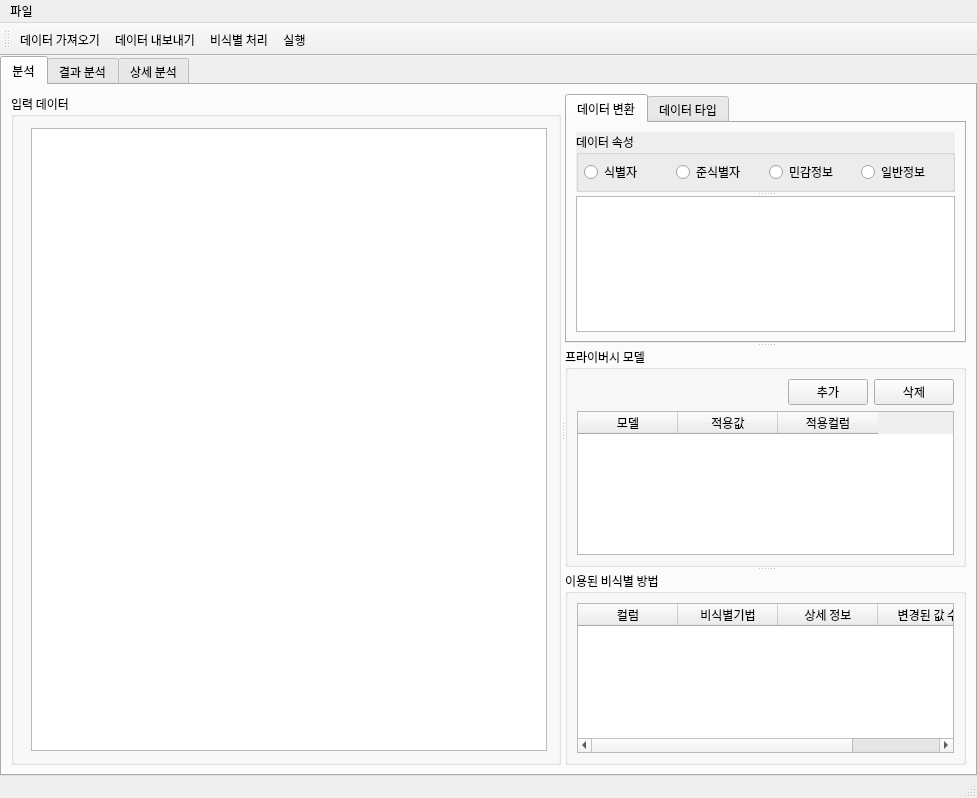
<?xml version="1.0" encoding="UTF-8"?>
<ui version="4.0">
 <class>mainwindow</class>
 <widget class="QMainWindow" name="mainwindow">
  <property name="enabled">
   <bool>true</bool>
  </property>
  <property name="geometry">
   <rect>
    <x>0</x>
    <y>0</y>
    <width>977</width>
    <height>798</height>
   </rect>
  </property>
  <property name="sizePolicy">
   <sizepolicy hsizetype="Preferred" vsizetype="Preferred">
    <horstretch>0</horstretch>
    <verstretch>0</verstretch>
   </sizepolicy>
  </property>
  <property name="windowTitle">
   <string>NonIdetifier_D&amp;D</string>
  </property>
  <property name="windowIcon">
   <iconset>
    <normaloff>../../../../../Documents/brotherinvest/이미지/kshield.jpg</normaloff>
    <normalon>../../../../../Documents/brotherinvest/이미지/kshield.jpg</normalon>../../../../../Documents/brotherinvest/이미지/kshield.jpg</iconset>
  </property>
  <widget class="QWidget" name="centralwidget">
   <property name="sizePolicy">
    <sizepolicy hsizetype="Preferred" vsizetype="Preferred">
     <horstretch>0</horstretch>
     <verstretch>0</verstretch>
    </sizepolicy>
   </property>
   <layout class="QGridLayout" name="gridLayout_13">
    <property name="leftMargin">
     <number>0</number>
    </property>
    <property name="topMargin">
     <number>0</number>
    </property>
    <property name="rightMargin">
     <number>0</number>
    </property>
    <property name="bottomMargin">
     <number>0</number>
    </property>
    <item row="0" column="0">
     <widget class="QTabWidget" name="tabWidget">
      <property name="sizePolicy">
       <sizepolicy hsizetype="Preferred" vsizetype="Preferred">
        <horstretch>0</horstretch>
        <verstretch>0</verstretch>
       </sizepolicy>
      </property>
      <property name="font">
       <font>
        <family>맑은 고딕</family>
       </font>
      </property>
      <property name="currentIndex">
       <number>0</number>
      </property>
      <widget class="QWidget" name="AnalysisTab">
       <property name="sizePolicy">
        <sizepolicy hsizetype="Preferred" vsizetype="Preferred">
         <horstretch>0</horstretch>
         <verstretch>0</verstretch>
        </sizepolicy>
       </property>
       <attribute name="title">
        <string>분석</string>
       </attribute>
       <layout class="QGridLayout" name="gridLayout_11">
        <item row="0" column="0">
         <widget class="QSplitter" name="splitter_2">
          <property name="orientation">
           <enum>Qt::Horizontal</enum>
          </property>
          <widget class="QGroupBox" name="INPUTbox">
           <property name="sizePolicy">
            <sizepolicy hsizetype="Preferred" vsizetype="Preferred">
             <horstretch>0</horstretch>
             <verstretch>0</verstretch>
            </sizepolicy>
           </property>
           <property name="title">
            <string>입력 데이터</string>
           </property>
           <layout class="QGridLayout" name="gridLayout_2">
            <property name="leftMargin">
             <number>17</number>
            </property>
            <property name="topMargin">
             <number>11</number>
            </property>
            <property name="rightMargin">
             <number>11</number>
            </property>
            <property name="bottomMargin">
             <number>11</number>
            </property>
            <item row="0" column="0">
             <widget class="QTableView" name="INPUTtable"/>
            </item>
           </layout>
          </widget>
          <widget class="QSplitter" name="splitter_3">
           <property name="sizePolicy">
            <sizepolicy hsizetype="Preferred" vsizetype="Expanding">
             <horstretch>0</horstretch>
             <verstretch>0</verstretch>
            </sizepolicy>
           </property>
           <property name="orientation">
            <enum>Qt::Vertical</enum>
           </property>
           <widget class="QTabWidget" name="DATAtab">
            <property name="sizePolicy">
             <sizepolicy hsizetype="Preferred" vsizetype="Preferred">
              <horstretch>0</horstretch>
              <verstretch>0</verstretch>
             </sizepolicy>
            </property>
            <property name="maximumSize">
             <size>
              <width>401</width>
              <height>16777215</height>
             </size>
            </property>
            <property name="font">
             <font>
              <family>맑은 고딕</family>
             </font>
            </property>
            <property name="currentIndex">
             <number>0</number>
            </property>
            <widget class="QWidget" name="DTtab">
             <property name="sizePolicy">
              <sizepolicy hsizetype="Preferred" vsizetype="Preferred">
               <horstretch>0</horstretch>
               <verstretch>0</verstretch>
              </sizepolicy>
             </property>
             <attribute name="title">
              <string>데이터 변환</string>
             </attribute>
             <layout class="QGridLayout" name="gridLayout_10">
              <item row="0" column="0">
               <widget class="QSplitter" name="splitter">
                <property name="orientation">
                 <enum>Qt::Vertical</enum>
                </property>
                <widget class="QGroupBox" name="TYPE4">
                 <property name="sizePolicy">
                  <sizepolicy hsizetype="Preferred" vsizetype="Preferred">
                   <horstretch>0</horstretch>
                   <verstretch>0</verstretch>
                  </sizepolicy>
                 </property>
                 <property name="layoutDirection">
                  <enum>Qt::LeftToRight</enum>
                 </property>
                 <property name="autoFillBackground">
                  <bool>true</bool>
                 </property>
                 <property name="title">
                  <string>데이터 속성</string>
                 </property>
                 <layout class="QGridLayout" name="gridLayout_3">
                  <property name="leftMargin">
                   <number>5</number>
                  </property>
                  <property name="topMargin">
                   <number>5</number>
                  </property>
                  <property name="rightMargin">
                   <number>5</number>
                  </property>
                  <property name="bottomMargin">
                   <number>5</number>
                  </property>
                  <item row="0" column="0">
                   <widget class="QRadioButton" name="ID">
                    <property name="text">
                     <string>식별자</string>
                    </property>
                   </widget>
                  </item>
                  <item row="0" column="1">
                   <widget class="QRadioButton" name="QD">
                    <property name="text">
                     <string>준식별자</string>
                    </property>
                   </widget>
                  </item>
                  <item row="0" column="3">
                   <widget class="QRadioButton" name="GI">
                    <property name="text">
                     <string>일반정보</string>
                    </property>
                   </widget>
                  </item>
                  <item row="0" column="2">
                   <widget class="QRadioButton" name="SA">
                    <property name="text">
                     <string>민감정보</string>
                    </property>
                   </widget>
                  </item>
                 </layout>
                </widget>
                <widget class="QListWidget" name="typeListWidget">
                 <property name="enabled">
                  <bool>true</bool>
                 </property>
                 <property name="font">
                  <font>
                   <underline>true</underline>
                  </font>
                 </property>
                 <property name="editTriggers">
                  <set>QAbstractItemView::NoEditTriggers</set>
                 </property>
                 <property name="selectionMode">
                  <enum>QAbstractItemView::SingleSelection</enum>
                 </property>
                 <property name="currentRow">
                  <number>-1</number>
                 </property>
                </widget>
               </widget>
              </item>
             </layout>
            </widget>
            <widget class="QWidget" name="TYPEtab">
             <property name="sizePolicy">
              <sizepolicy hsizetype="Preferred" vsizetype="Preferred">
               <horstretch>0</horstretch>
               <verstretch>0</verstretch>
              </sizepolicy>
             </property>
             <attribute name="title">
              <string>데이터 타입</string>
             </attribute>
             <layout class="QGridLayout" name="gridLayout_4">
              <item row="0" column="0">
               <widget class="QTableWidget" name="typeTable">
                <property name="sizePolicy">
                 <sizepolicy hsizetype="Preferred" vsizetype="Preferred">
                  <horstretch>0</horstretch>
                  <verstretch>0</verstretch>
                 </sizepolicy>
                </property>
                <property name="rowCount">
                 <number>10</number>
                </property>
                <row/>
                <row/>
                <row/>
                <row/>
                <row/>
                <row/>
                <row/>
                <row/>
                <row/>
                <row/>
                <column>
                 <property name="text">
                  <string>컬럼</string>
                 </property>
                </column>
                <column>
                 <property name="text">
                  <string>포맷</string>
                 </property>
                </column>
                <column>
                 <property name="text">
                  <string>속성</string>
                 </property>
                </column>
               </widget>
              </item>
             </layout>
            </widget>
           </widget>
           <widget class="QGroupBox" name="PMbox">
            <property name="sizePolicy">
             <sizepolicy hsizetype="Preferred" vsizetype="Preferred">
              <horstretch>0</horstretch>
              <verstretch>0</verstretch>
             </sizepolicy>
            </property>
            <property name="font">
             <font>
              <family>맑은 고딕</family>
             </font>
            </property>
            <property name="title">
             <string>프라이버시 모델</string>
            </property>
            <layout class="QGridLayout" name="gridLayout_6">
             <item row="0" column="0">
              <layout class="QHBoxLayout" name="horizontalLayout">
               <item>
                <spacer name="horizontalSpacer">
                 <property name="orientation">
                  <enum>Qt::Horizontal</enum>
                 </property>
                 <property name="sizeHint" stdset="0">
                  <size>
                   <width>40</width>
                   <height>20</height>
                  </size>
                 </property>
                </spacer>
               </item>
               <item>
                <widget class="QPushButton" name="privacyAdd">
                 <property name="sizePolicy">
                  <sizepolicy hsizetype="Preferred" vsizetype="Fixed">
                   <horstretch>0</horstretch>
                   <verstretch>0</verstretch>
                  </sizepolicy>
                 </property>
                 <property name="font">
                  <font>
                   <family>맑은 고딕</family>
                   <pointsize>9</pointsize>
                  </font>
                 </property>
                 <property name="text">
                  <string>추가</string>
                 </property>
                </widget>
               </item>
               <item>
                <widget class="QPushButton" name="privacyDelete">
                 <property name="sizePolicy">
                  <sizepolicy hsizetype="Preferred" vsizetype="Fixed">
                   <horstretch>0</horstretch>
                   <verstretch>0</verstretch>
                  </sizepolicy>
                 </property>
                 <property name="font">
                  <font>
                   <family>맑은 고딕</family>
                   <pointsize>9</pointsize>
                  </font>
                 </property>
                 <property name="text">
                  <string>삭제</string>
                 </property>
                </widget>
               </item>
              </layout>
             </item>
             <item row="1" column="0">
              <widget class="QTableWidget" name="privacyTable">
               <property name="sizePolicy">
                <sizepolicy hsizetype="Preferred" vsizetype="Preferred">
                 <horstretch>0</horstretch>
                 <verstretch>0</verstretch>
                </sizepolicy>
               </property>
               <property name="sizeAdjustPolicy">
                <enum>QAbstractScrollArea::AdjustIgnored</enum>
               </property>
               <property name="rowCount">
                <number>0</number>
               </property>
               <column>
                <property name="text">
                 <string>모델</string>
                </property>
               </column>
               <column>
                <property name="text">
                 <string>적용값</string>
                </property>
               </column>
               <column>
                <property name="text">
                 <string>적용컬럼</string>
                </property>
               </column>
              </widget>
             </item>
            </layout>
           </widget>
           <widget class="QGroupBox" name="DCbox">
            <property name="sizePolicy">
             <sizepolicy hsizetype="Preferred" vsizetype="Preferred">
              <horstretch>0</horstretch>
              <verstretch>0</verstretch>
             </sizepolicy>
            </property>
            <property name="font">
             <font>
              <family>맑은 고딕</family>
             </font>
            </property>
            <property name="title">
             <string>이용된 비식별 방법</string>
            </property>
            <layout class="QGridLayout" name="gridLayout_5">
             <item row="0" column="0">
              <widget class="QTableWidget" name="methodTable">
               <property name="sizePolicy">
                <sizepolicy hsizetype="Preferred" vsizetype="Preferred">
                 <horstretch>0</horstretch>
                 <verstretch>0</verstretch>
                </sizepolicy>
               </property>
               <property name="editTriggers">
                <set>QAbstractItemView::NoEditTriggers</set>
               </property>
               <column>
                <property name="text">
                 <string>컬럼</string>
                </property>
               </column>
               <column>
                <property name="text">
                 <string>비식별기법</string>
                </property>
               </column>
               <column>
                <property name="text">
                 <string>상세 정보</string>
                </property>
               </column>
               <column>
                <property name="text">
                 <string>변경된 값 수</string>
                </property>
               </column>
              </widget>
             </item>
            </layout>
           </widget>
          </widget>
         </widget>
        </item>
       </layout>
      </widget>
      <widget class="QWidget" name="ResultTab">
       <attribute name="title">
        <string>결과 분석</string>
       </attribute>
       <layout class="QGridLayout" name="gridLayout_15">
        <item row="1" column="1">
         <widget class="QGroupBox" name="groupBox_2">
          <property name="title">
           <string>비식별 레벨 추천</string>
          </property>
          <layout class="QGridLayout" name="gridLayout_14">
           <item row="0" column="1">
            <widget class="QSplitter" name="splitter_9">
             <property name="orientation">
              <enum>Qt::Horizontal</enum>
             </property>
             <widget class="QTableWidget" name="analysis_result">
              <property name="sizeAdjustPolicy">
               <enum>QAbstractScrollArea::AdjustToContents</enum>
              </property>
              <property name="editTriggers">
               <set>QAbstractItemView::DoubleClicked</set>
              </property>
              <attribute name="horizontalHeaderDefaultSectionSize">
               <number>200</number>
              </attribute>
              <column>
               <property name="text">
                <string>비식별 레벨</string>
               </property>
               <property name="font">
                <font>
                 <weight>75</weight>
                 <bold>true</bold>
                </font>
               </property>
              </column>
              <column>
               <property name="text">
                <string>최소 정보 손실(수치형)</string>
               </property>
               <property name="font">
                <font>
                 <weight>75</weight>
                 <bold>true</bold>
                </font>
               </property>
              </column>
              <column>
               <property name="text">
                <string>최소 정보 손실(범주화)</string>
               </property>
               <property name="font">
                <font>
                 <weight>75</weight>
                 <bold>true</bold>
                </font>
               </property>
              </column>
              <column>
               <property name="text">
                <string>재식별위험도평균</string>
               </property>
               <property name="font">
                <font>
                 <weight>75</weight>
                 <bold>true</bold>
                </font>
               </property>
              </column>
             </widget>
            </widget>
           </item>
          </layout>
         </widget>
        </item>
       </layout>
      </widget>
      <widget class="QWidget" name="DetailTab">
       <property name="sizePolicy">
        <sizepolicy hsizetype="Preferred" vsizetype="Preferred">
         <horstretch>0</horstretch>
         <verstretch>0</verstretch>
        </sizepolicy>
       </property>
       <attribute name="title">
        <string>상세 분석</string>
       </attribute>
       <layout class="QGridLayout" name="gridLayout_9">
        <item row="0" column="0">
         <widget class="QGroupBox" name="groupBox">
          <property name="title">
           <string/>
          </property>
          <layout class="QGridLayout" name="gridLayout_7">
           <property name="leftMargin">
            <number>11</number>
           </property>
           <property name="topMargin">
            <number>0</number>
           </property>
           <property name="rightMargin">
            <number>11</number>
           </property>
           <property name="bottomMargin">
            <number>0</number>
           </property>
           <item row="0" column="0">
            <widget class="QSplitter" name="splitter_4">
             <property name="orientation">
              <enum>Qt::Vertical</enum>
             </property>
             <widget class="QGroupBox" name="INPUTDATAbox">
              <property name="sizePolicy">
               <sizepolicy hsizetype="Preferred" vsizetype="Preferred">
                <horstretch>0</horstretch>
                <verstretch>0</verstretch>
               </sizepolicy>
              </property>
              <property name="title">
               <string>데이터 비교</string>
              </property>
              <layout class="QGridLayout" name="gridLayout_8">
               <property name="leftMargin">
                <number>5</number>
               </property>
               <property name="topMargin">
                <number>0</number>
               </property>
               <property name="rightMargin">
                <number>5</number>
               </property>
               <property name="bottomMargin">
                <number>11</number>
               </property>
               <item row="0" column="0">
                <widget class="QSplitter" name="splitter_5">
                 <property name="orientation">
                  <enum>Qt::Horizontal</enum>
                 </property>
                 <widget class="QTableView" name="INPUTDATAtable"/>
                 <widget class="QTableView" name="OUTPUTDATAtable"/>
                </widget>
               </item>
              </layout>
             </widget>
             <widget class="QTabWidget" name="tabWidget_2">
              <property name="currentIndex">
               <number>0</number>
              </property>
              <widget class="QWidget" name="CorrelationGraph">
               <attribute name="title">
                <string> 상관 관계 그래프</string>
               </attribute>
               <layout class="QGridLayout" name="gridLayout">
                <item row="0" column="0">
                 <widget class="QSplitter" name="splitter_6">
                  <property name="orientation">
                   <enum>Qt::Horizontal</enum>
                  </property>
                  <widget class="QWidget" name="horizontalLayoutWidget">
                   <layout class="QHBoxLayout" name="inputGraph1"/>
                  </widget>
                  <widget class="QWidget" name="horizontalLayoutWidget_2">
                   <layout class="QHBoxLayout" name="outputGraph1"/>
                  </widget>
                 </widget>
                </item>
               </layout>
              </widget>
              <widget class="QWidget" name="RiskGraph">
               <attribute name="title">
                <string>재식별 위험 그래프</string>
               </attribute>
               <layout class="QGridLayout" name="gridLayout_12">
                <item row="0" column="0">
                 <widget class="QSplitter" name="splitter_7">
                  <property name="orientation">
                   <enum>Qt::Horizontal</enum>
                  </property>
                  <widget class="MplWidget" name="inputGraph" native="true"/>
                  <widget class="MplWidget" name="outputGraph" native="true"/>
                 </widget>
                </item>
               </layout>
              </widget>
             </widget>
            </widget>
           </item>
          </layout>
         </widget>
        </item>
       </layout>
      </widget>
     </widget>
    </item>
   </layout>
  </widget>
  <widget class="QStatusBar" name="statusbar"/>
  <widget class="QToolBar" name="toolBar">
   <property name="font">
    <font>
     <family>맑은 고딕</family>
     <underline>false</underline>
    </font>
   </property>
   <property name="windowTitle">
    <string>toolBar</string>
   </property>
   <attribute name="toolBarArea">
    <enum>TopToolBarArea</enum>
   </attribute>
   <attribute name="toolBarBreak">
    <bool>false</bool>
   </attribute>
   <addaction name="actionimport_data"/>
   <addaction name="actionsave_data"/>
   <addaction name="actionNonIdentifier"/>
   <addaction name="actionRun"/>
  </widget>
  <widget class="QMenuBar" name="menuBar">
   <property name="geometry">
    <rect>
     <x>0</x>
     <y>0</y>
     <width>977</width>
     <height>26</height>
    </rect>
   </property>
   <widget class="QMenu" name="menuFILE">
    <property name="title">
     <string>파일</string>
    </property>
    <addaction name="actionimport_data"/>
    <addaction name="actionsave_data"/>
    <addaction name="actionEXIT"/>
   </widget>
   <addaction name="menuFILE"/>
  </widget>
  <action name="actionimport_data">
   <property name="text">
    <string>데이터 가져오기</string>
   </property>
   <property name="font">
    <font>
     <family>맑은 고딕</family>
    </font>
   </property>
  </action>
  <action name="actionsave_data">
   <property name="text">
    <string>데이터 내보내기</string>
   </property>
  </action>
  <action name="actionEXIT">
   <property name="text">
    <string>나가기</string>
   </property>
  </action>
  <action name="actionRun">
   <property name="text">
    <string>실행</string>
   </property>
  </action>
  <action name="actionStop">
   <property name="text">
    <string>Stop</string>
   </property>
  </action>
  <action name="actionNonIdentifier">
   <property name="text">
    <string>비식별 처리</string>
   </property>
  </action>
  <action name="actionnew_project">
   <property name="text">
    <string>new project</string>
   </property>
  </action>
 </widget>
 <customwidgets>
  <customwidget>
   <class>MplWidget</class>
   <extends>QWidget</extends>
   <header location="global">mplwidget.h</header>
   <container>1</container>
  </customwidget>
 </customwidgets>
 <resources/>
 <connections/>
</ui>
